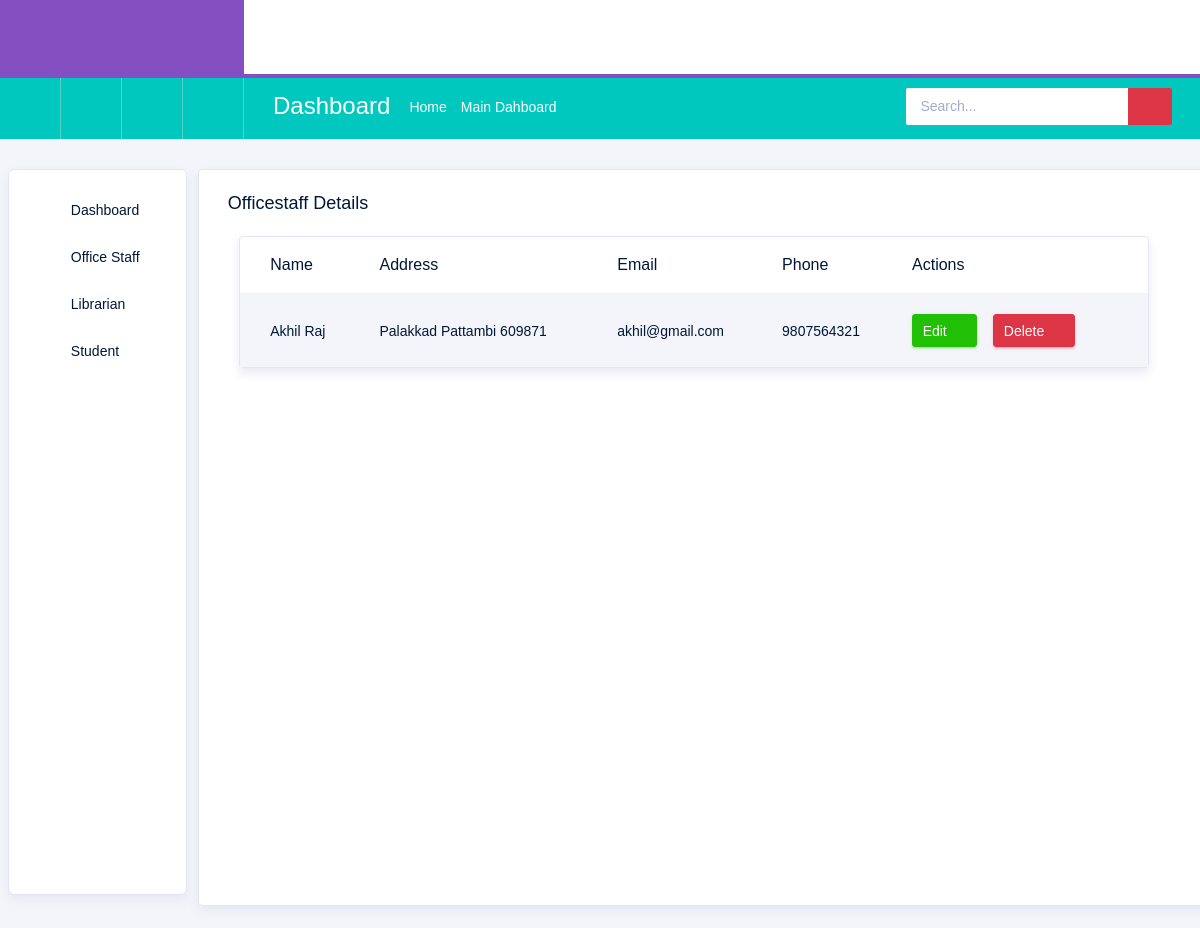
Page /Backend/officestaff/manage/ on the committed database.
### Backend/models.py (models this page shows)
class OfficeStaffDb(models.Model):
    First_Name = models.CharField(max_length=100, null=True, blank=True)
    Last_Name = models.CharField(max_length=100, null=True, blank=True)
    Place = models.CharField(max_length=100, null=True, blank=True)
    Post = models.CharField(max_length=100, null=True, blank=True)
    Pin = models.IntegerField(null=True, blank=True)
    Email = models.CharField(max_length=100)
    Phone = models.IntegerField(null=True, blank=True)
    UserNaMe = models.CharField(max_length=100, null=True, blank=True)
    PassWoRd = models.CharField(max_length=100, null=True, blank=True)

### Backend/views.py (the view)
# urls.py: path('officestaff/manage/', views.OfficeStaffListView.as_view(), name='manage_officestaff'),
class OfficeStaffListView(ListView):
    model = OfficeStaffDb
    template_name = 'admin/Add and Manage Officestaff.html'
    context_object_name = 'off'

### Backend/templates/admin/Add and Manage Officestaff.html (shortened to what this page needs)
{% extends 'adminindex.html' %}
{% block content %}
<div class="col-12 grid-margin stretch-card">
  <div class="card">
    <div class="card-body">
      <h4 class="card-title">Officestaff Details</h4>
      <div class="col-md-10">
        <div class="card">
          <div class="table-responsive pt-6">
            <table class="table table-striped project-orders-table">
              <thead>
                <tr>
                  <th>Name</th>
                  <th>Address</th>
                  <th>Email</th>
                  <th>Phone</th>
                  <th>Actions</th>
                </tr>
              </thead>
              <tbody>
                {% for d in off %}
                  <tr>
                    <td>{{ d.First_Name }} {{ d.Last_Name }}</td>
                    <td>{{ d.Place }} {{ d.Post }} {{ d.Pin }}</td>
                    <td>{{ d.Email }}</td>
                    <td>{{ d.Phone }}</td>
                    <td>
                      <div class="d-flex align-items-center">
                        <a href="{% url 'edit_officestaff' d.id %}" class="btn btn-success btn-sm btn-icon-text mr-3">
                          Edit
                          <i class="typcn typcn-edit btn-icon-append"></i>
                        </a>
                        <form method="POST" action="{% url 'delete_officestaff' d.id %}" onsubmit="return confirm('Are you sure you want to delete this staff?');" class="mb-0">
                          <button type="submit" class="btn btn-danger btn-sm btn-icon-text">
                            Delete
                            <i class="typcn typcn-delete-outline btn-icon-append"></i>
                          </button>
                        </form>
                      </div>
                    </td>
                  </tr>
                {% endfor %}
              </tbody>
            </table>
          </div>
        </div>
      </div>
    </div>
  </div>
</div>
{% endblock %}

### rows in the picture
OfficeStaffDb: First_Name "Akhil", Last_Name "Raj", Place "Palakkad", Post "Pattambi", Pin "609871", Email "akhil@gmail.com", Phone "9807564321"
